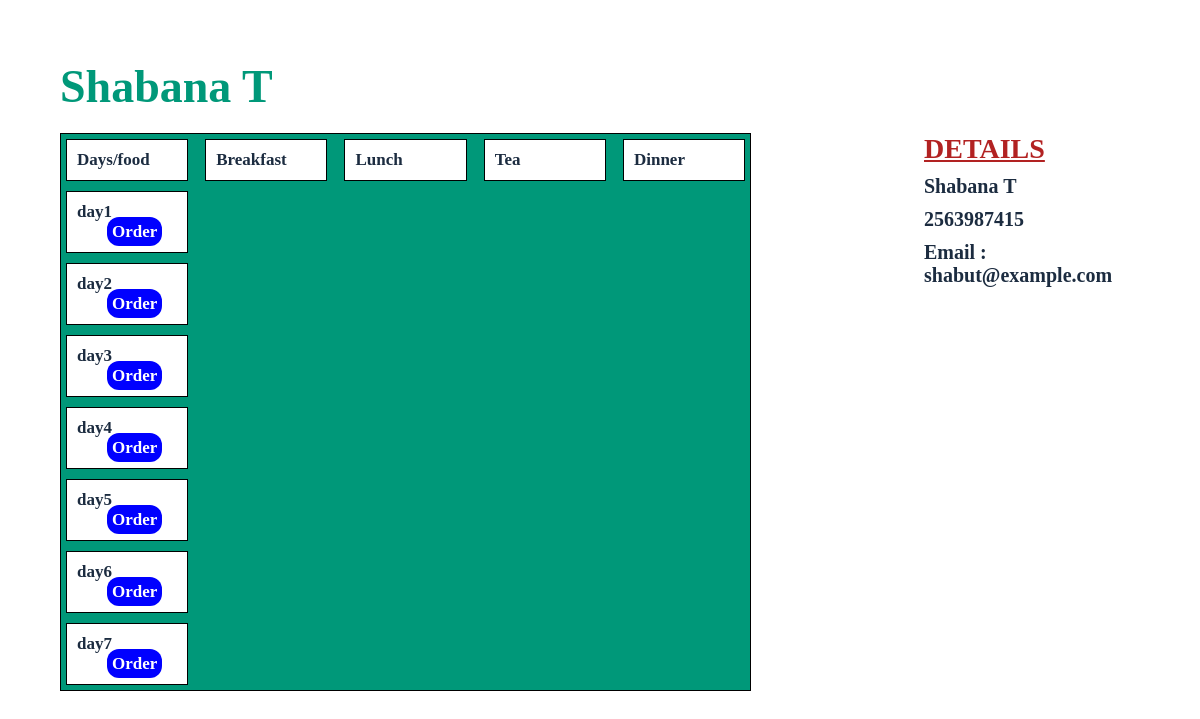
/4, run on the app's committed database.
### users/models.py (models this page shows, shortened)
class Student(models.Model):
    number = models.IntegerField()
    full_name = models.CharField(max_length=255)
    phone = models.IntegerField()
    email = models.EmailField()
    password = models.CharField(max_length=255)
    user =models.OneToOneField("auth.User",on_delete=models.CASCADE)
    food = models.ManyToManyField("food.Food")

### food/models.py (models this page shows, shortened)
class Day(models.Model):
    name=models.CharField(max_length=255)
    food = models.ManyToManyField("food.Food")

### web/views.py (the view)
# urls.py: path('<int:id>', views.single, name = 'single'),
def single(request,id):
    instances = get_object_or_404(Student.objects.filter(number=id))
    days=Day.objects.all()
    foods=instances.food.all
    sort = request.GET.get("sort")
    context = {
        "instances" : instances ,
        "days" : days,
        "title": instances.full_name,
        "foods": foods,
    }
    return render (request,"item.html",context=context)

### template/item.html (shortened to what this page needs)
<!DOCTYPE html>
<html lang="en">
<head>
    {% load static %}
    <link rel="stylesheet" href="{% static 'css/style.css' %}">
</head>
<body>
    <section id="customer">
        <section class="wrapper">
            <a href="{% url 'web:index' %}"><h1 class="heading">{{instances.full_name}}</h1></a>
            <div class="flex">
                <div class="left">
                    <ul class="column">
                        <li class="column">
                            <ul class="row">
                                <li>Days/food</li>
                                <li>Breakfast</li>
                                <li>Lunch</li>
                                <li>Tea</li>
                                <li>Dinner</li>
                            </ul>
                        </li>
                        {% for day in days %}
                            <li class="column">
                                <ul class="row">
                                    <li>{{day.name}} <a href="{% url 'food:add_food' pk=day.id %}">Order</a></li>
                                </ul>
                            </li>
                        {% endfor %}
                    </ul>
                </div>
                <div class="right">
                    <div class="details">
                        <h3 class="title">DETAILS</h3>
                        <h5>{{instances.full_name}}</h5>
                        <h5>{{instances.phone}}</h5>
                        <h5>Email : {{instances.email}}</h5>
                    </div>
                </div>
            </div>
        </section>
    </section>
</body>
</html>

### static/css/style.css (style rules this page uses)
* { margin: 0; padding: 0; border: 0; vertical-align: baseline; background: transparent; font-weight: normal; text-decoration: none; outline: none; -webkit-box-sizing: border-box; -moz-box-sizing: border-box; box-sizing: border-box; font-family: "Gordita Regular"; }
ol, ul { list-style: none; }
body { font-size: 17px; color: #1c2c40; overflow-x: hidden; min-width: 320px; font-weight: 400; }
a { color: #1c2c40; }
.wrapper { width: 90%; margin: 0 auto; max-width: 1440px; }
#customer { padding: 60px 0; width: 100%; margin: 0 auto; background-color: #fff; height: 100vh; }
#customer .flex { display: flex; justify-content: space-between; }
#customer .flex .left { width: 80%; }
#customer .flex .left ul.column { width: 80%; border: 1px solid #000; background-color: #009879; }
#customer .flex .left ul li.column { padding: 5px; }
#customer .flex .left ul.row { display: flex; justify-content: space-between; align-items: center; flex-wrap: wrap; }
#customer .flex .left ul.row li { width: 18%; border: 1px solid #000; padding: 10px; background-color: #fff; font-weight: 700; }
#customer .flex .left ul.row li a { margin-left: 30px; font-weight: 700; background-color: blue; color: #fff; padding: 5px; border-radius: 12px; }
#customer h1.heading { font-size: 46px; font-weight: 600; color: #009879; margin-bottom: 20px; }
#customer .flex .right { width: 20%; }
.details { margin-bottom: 50px; }
.details h3.title { font-size: 28px; font-weight: 700; text-decoration: underline; margin-bottom: 10px; color: firebrick; }
.details h5 { font-size: 20px; font-weight: 700; margin-bottom: 10px; }

### data on the page
Student: full_name "Shabana T", phone "2563987415", email "shabut@example.com"
Day: name "day1"
Day: name "day2"
Day: name "day3"
Day: name "day4"
Day: name "day5"
Day: name "day6"
Day: name "day7"
